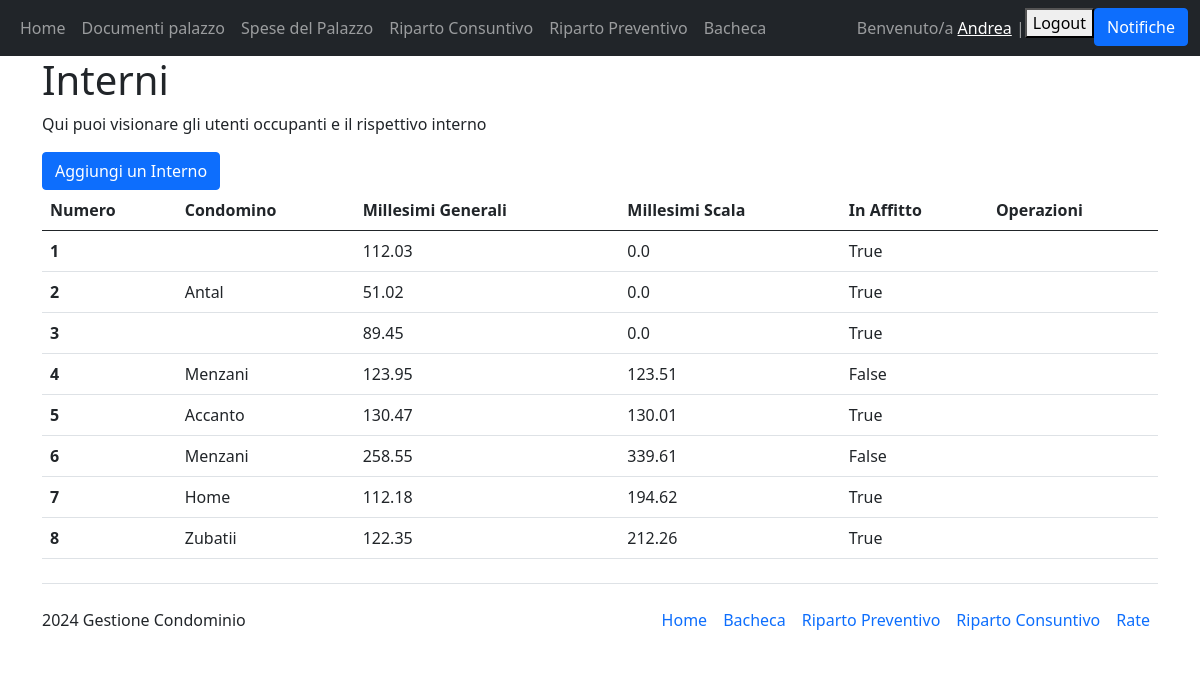
/interni (signed in), run on the app's committed database.
### Condominio/models.py (models this page shows, shortened)
class Interno(models.Model):
    condomino = models.ForeignKey(User, on_delete=models.PROTECT)
    palazzina = models.ForeignKey(Condominio, on_delete=models.PROTECT, default="Salgari")
    numero_interno = models.CharField(verbose_name="Numero Interno", max_length=50, primary_key=True)
    millesimi_generali = models.FloatField(verbose_name="Millesimi generali")
    millesimi_scala = models.FloatField(verbose_name="Millesimi Scala")
    in_affitto = models.BooleanField(verbose_name="In affitto")
    class Meta:
        ordering = ["numero_interno"]
        verbose_name_plural = "Interni"

### Condominio/views.py (the view)
# urls.py: path('interni', views.interno, name="interni"),
@login_required(login_url="/login")
def interno(request):
    interni=Interno.objects.all()
    if request.method == "POST":
        interno_id = request.POST.get("interno-id")
        print(interno_id)
        interno=Interno.objects.filter(id=interno_id).first()
        if interno and (request.user.has_perm("main.delete_interno")):
            interno.delete()
    return render(request, 'Condominio_main/interni.html', {"interni":interni})

### Condominio/templates/Condominio_main/interni.html (shortened to what this page needs)
{% extends 'Condominio_main/base.html' %}
{% block content %}
<h1>Interni</h1>
<p>Qui puoi visionare gli utenti occupanti e il rispettivo interno</p>
<a class="btn btn-primary" href="/create_interno" role="button">Aggiungi un Interno</a>
<table class="table">
     <thead>
       <tr>
         <th scope="col">Numero</th>
         <th scope="col">Condomino</th>
         <th scope="col">Millesimi Generali</th>
         <th scope="col">Millesimi Scala</th>
         <th scope="col">In Affitto</th>
         <th scope="col">Operazioni</th>
       </tr>
     </thead>
     <tbody>
         {% for interno in interni %}
         <tr>
             <th scope="row">{{interno.numero_interno}}</th>
             <td>{{interno.condomino.last_name}}</td>
             <td>{{interno.millesimi_generali}}</td>
             <td>{{interno.millesimi_scala}}</td>
             <td>{{interno.in_affitto}}</td>
             <td>
             </td>
         </tr>
         {% endfor %}
     </tbody>
 </table>
{% endblock %}

### Condominio/templates/Condominio_main/base.html (shortened to what this page needs)
<!DOCTYPE html>
<html lang="en">
<head>
    <link href="https://cdn.jsdelivr.net/npm/bootstrap@5.0.2/dist/css/bootstrap.min.css" rel="stylesheet">
    <link rel="stylesheet" href="https://cdn.jsdelivr.net/npm/bootstrap-icons@1.11.3/font/bootstrap-icons.min.css">
</head>
<body>
    <nav class="navbar navbar-expand-lg navbar-dark bg-dark">
        <div class="container-fluid">
            <div>
                <ul class="navbar-nav">
                    <li class="nav-item">
                        <a class="nav-link" href="/home">Home</a>
                    </li>
                    <li class="nav-item">
                        <a class="nav-link" href="/documenti_palazzo">Documenti palazzo</a>
                    </li>
                    <li class="nav-item">
                        <a class="nav-link" href="/spesa">Spese del Palazzo</a>
                    </li>
                    <li class="nav-item">
                        <a class="nav-link" href="/riparto_consuntivo">Riparto Consuntivo</a>
                    </li>
                    <li class="nav-item">
                        <a class="nav-link" href="/riparto_preventivo">Riparto Preventivo</a>
                    </li>
                    <li class="nav-item">
                        <a class="nav-link" href="/bacheca">Bacheca</a>
                    </li>
                </ul>
            </div>
            <div>
                <ul class="navbar-nav">
                    {% if user.is_authenticated %}
                    {% if user.is_staff %}
                    <span class="navbar-text">Benvenuto/a {{user.first_name}} | </span>
                    {% else %}
                    <span class="navbar-text">Benvenuto/a <a href="{% url 'profilo' %}">{{user.first_name}}</a> | </span>
                    {% endif %}
                    <li class="nav-item">
                        <form action="{% url 'logout' %}" method="post">
                            <button type="submit">Logout</button>
                        </form>
                    </li>
                    <li class="nav-item">
                        <button class="btn btn-primary" type="button" data-bs-toggle="offcanvas" data-bs-target="#offcanvasRight" aria-controls="offcanvasRight">Notifiche</button>
                    </li>
                    {% else %}
                    <li class="nav-item">
                        <a class="nav-link" href="{% url 'login' %}">Login</a>
                    </li>
                    {% endif %}
                </ul>
            </div>
        </div>
    </nav>
    <div class="container">
        {% block content %}
        {% endblock  %}
    </div>
    {% if user.is_authenticated and not user.is_staff %}
    <div class="container">
        <footer class="d-flex flex-wrap justify-content-between align-items-center py-3 my-4 border-top">
          <p class="col-md-4 mb-0 text-body-secondary"> 2024 Gestione Condominio </p>
          <ul class="nav col-md-8 justify-content-end">
            <li class="nav-item"><a href="{% url 'home' %}" class="nav-link px-2 text-body-secondary">Home</a></li>
            <li class="nav-item"><a href="{% url 'bacheca' %}" class="nav-link px-2 text-body-secondary">Bacheca</a></li>
            <li class="nav-item"><a href="{% url 'riparto_preventivo' %}" class="nav-link px-2 text-body-secondary">Riparto Preventivo</a></li>
            <li class="nav-item"><a href="{% url 'riparto_consuntivo' %}" class="nav-link px-2 text-body-secondary">Riparto Consuntivo</a></li>
            <li class="nav-item"><a href="#" class="nav-link px-2 text-body-secondary">Rate</a></li>
          </ul>
        </footer>
    </div>
    {% endif %}
</body>
</html>

### data on the page
Interno: numero_interno "1", millesimi_generali "112.03", millesimi_scala "0.0", in_affitto "True"
Interno: numero_interno "2", condomino.last_name "Antal", millesimi_generali "51.02", millesimi_scala "0.0", in_affitto "True"
Interno: numero_interno "3", millesimi_generali "89.45", millesimi_scala "0.0", in_affitto "True"
Interno: numero_interno "4", condomino.last_name "Menzani", millesimi_generali "123.95", millesimi_scala "123.51", in_affitto "False"
Interno: numero_interno "5", condomino.last_name "Accanto", millesimi_generali "130.47", millesimi_scala "130.01", in_affitto "True"
Interno: numero_interno "6", condomino.last_name "Menzani", millesimi_generali "258.55", millesimi_scala "339.61", in_affitto "False"
Interno: numero_interno "7", condomino.last_name "Home", millesimi_generali "112.18", millesimi_scala "194.62", in_affitto "True"
Interno: numero_interno "8", condomino.last_name "Zubatii", millesimi_generali "122.35", millesimi_scala "212.26", in_affitto "True"

### other printed values
{{ user.first_name }} "Andrea"
